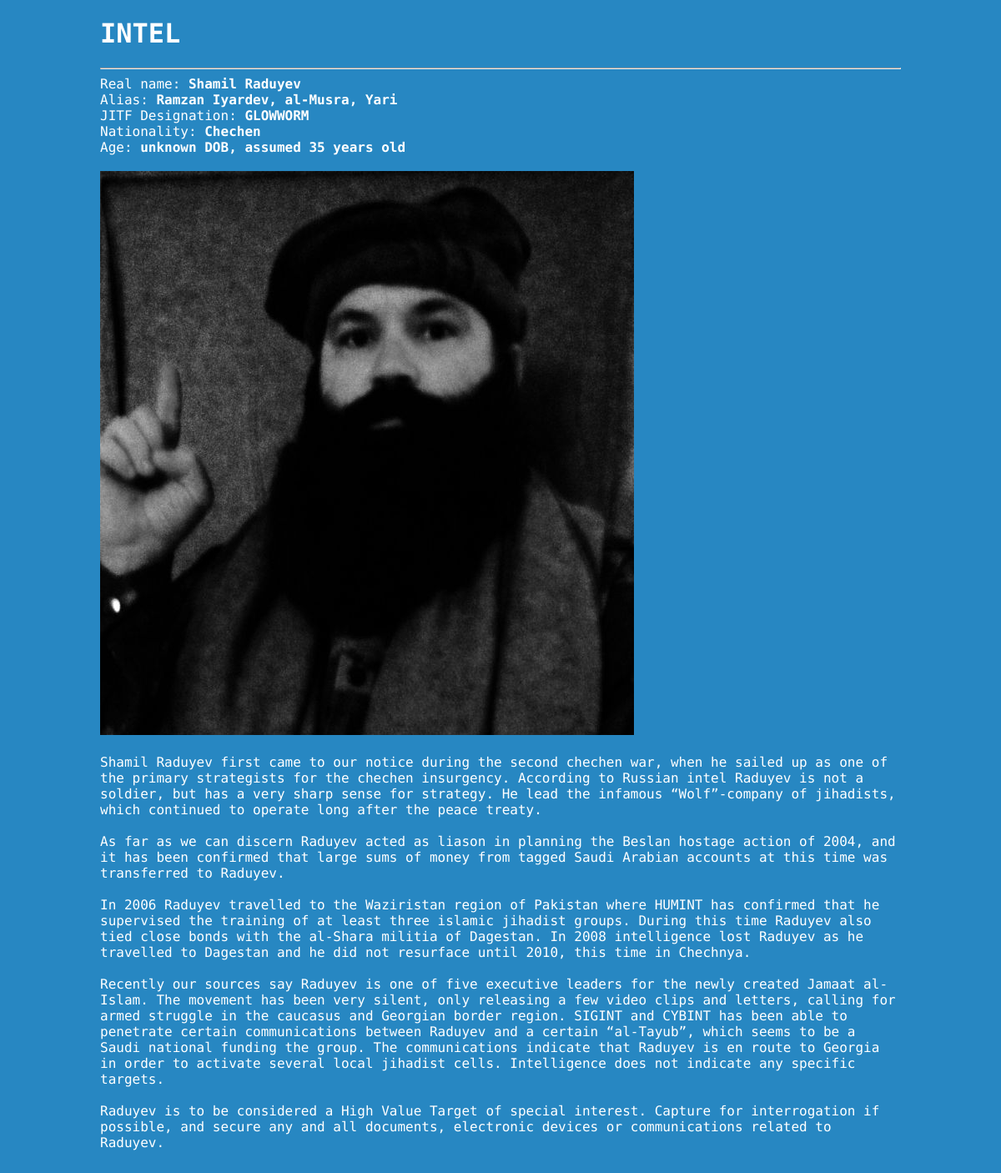
/App/artemis/assets/templates/intel.php?id=1, run on the app's committed database.
### tables this page shows
CREATE TABLE IF NOT EXISTS `intel` (
  `id` int(11) NOT NULL AUTO_INCREMENT,
  `title` varchar(255) NOT NULL,
  `type` varchar(255) NOT NULL,
  `body` text NOT NULL,
  `sent` tinyint(4) NOT NULL DEFAULT '0',
  `sent_date` datetime NOT NULL,
  PRIMARY KEY (`id`)
);

### App/artemis/assets/templates/intel.php (the view, shortened to what this page needs)
<?php require_once 'assets/templates/header.php'; ?>
<div id="main" role="main">
<h1>INTEL</h1>
<hr>
<?php
if (@$_GET["id"]) {
$sql = "SELECT * FROM intel WHERE sent=1 AND id=".(int)$_GET["id"];
$res = mysql_query($sql);
echo nl2br(@mysql_result($res,0,"body"));
die();
}
?>
<?php require_once 'assets/templates/footer.php'; ?>

### App/artemis/assets/css/style.css (style rules this page uses)
html, body { height: 100%; min-height: 100%; }
body { background-color:#2787c2; background-image:url('../img/gradient.png') repeat-x; background-size: cover; font-family: "Share Tech Mono", Arial, sans-serif; }
#main { width: 960px; margin: 0 auto; }
h1,h2,h3,h4,h5,h6,input { font-family: "Share Tech Mono", Arial, Helvetica; }
h1,h2,h3,h4,h5,h6,body { color:white; }

### data on the page
intel: body "Real name: Shamil Raduyev Alias: Ramzan Iyardev, al-Musra, Yari JITF Designation: GLOWWORM Nationality: Chechen Age: unknown DOB, assumed 35 years old Shamil Raduyev first came to our notice during the second chechen war, when he sailed up as one of the primary strategists for the chechen insurgency. According to Russian intel Raduyev is not a soldier, but has a very sharp sense for strategy. He lead the infamous “Wolf”-company of jihadists, which continued to operate long after the peace treaty. As far as we can discern Raduyev acted as liason in planning the Beslan hostage action of 2004, and it has been confirmed that large sums of money from tagged Saudi Arabian accounts at this time…", body (picture)
